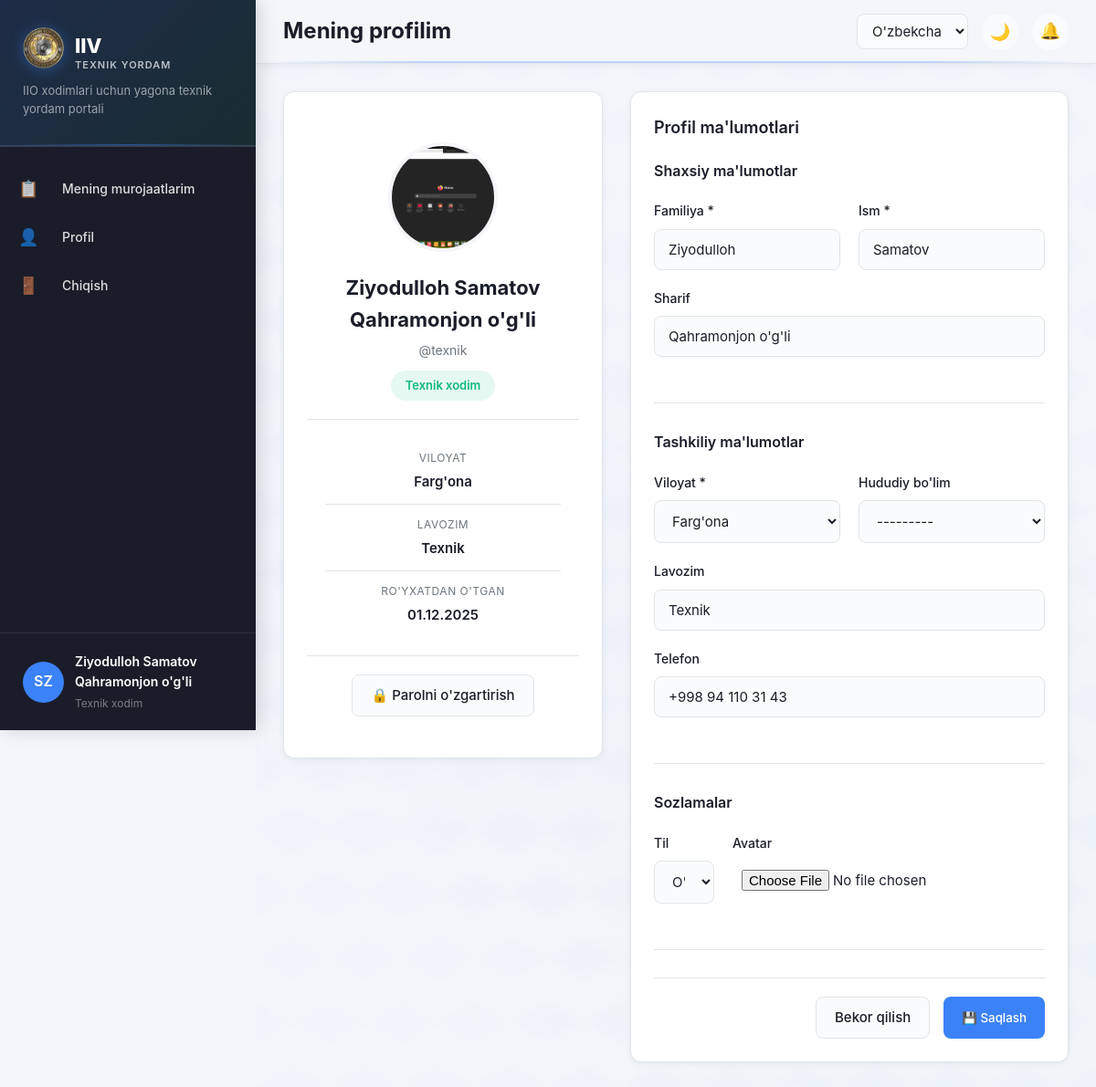
The app's page /accounts/profile/ (signed in) with its own data.
### accounts/models.py (models this page shows, shortened)
class User(AbstractUser):
    ROLE_CHOICES = [
        ('user', _('Oddiy foydalanuvchi')),
        ('technician', _('Texnik xodim')),
        ('admin', _('Admin')),
        ('superadmin', _('Bosh admin')),
    ]
    LANGUAGE_CHOICES = [
        ('uz', _("O'zbekcha (Lotin)")),
        ('uz-cy', _("Ўзбекча (Кирилл)")),
        ('ru', _('Русский')),
    ]
    last_name = models.CharField(max_length=150, verbose_name=_("Familiya"))
    first_name = models.CharField(max_length=150, verbose_name=_("Ism"))
    middle_name = models.CharField(max_length=150, blank=True, verbose_name=_("Sharif"))
    region = models.ForeignKey(
        Region,
        on_delete=models.SET_NULL,
        null=True,
        blank=True,
        verbose_name=_("Viloyat")
    )
    department = models.ForeignKey(
        Department,
        on_delete=models.SET_NULL,
        null=True,
        blank=True,
        verbose_name=_("Hududiy bo'lim")
    )
    position = models.CharField(max_length=200, blank=True, verbose_name=_("Lavozim"))
    phone = models.CharField(max_length=20, blank=True, verbose_name=_("Telefon"))
    role = models.CharField(
        max_length=20,
        choices=ROLE_CHOICES,
        default='user',
        verbose_name=_("Rol")
    )
    language = models.CharField(
        max_length=10,
        choices=LANGUAGE_CHOICES,
        default='uz',
        verbose_name=_("Til")
    )
    avatar = models.ImageField(
        upload_to='avatars/',
        blank=True,
        null=True,
        verbose_name=_("Avatar")
    )
    is_active = models.BooleanField(default=True, verbose_name=_("Aktiv"))
    created_at = models.DateTimeField(auto_now_add=True, verbose_name=_("Yaratilgan"))
    updated_at = models.DateTimeField(auto_now=True, verbose_name=_("O'zgartirilgan"))
    class Meta:
        verbose_name = _("Foydalanuvchi")
        verbose_name_plural = _("Foydalanuvchilar")
        ordering = ['-created_at']
    def get_full_name(self):
        parts = [self.last_name, self.first_name]
        if self.middle_name:
            parts.append(self.middle_name)
        return ' '.join(parts)
    def is_technician(self):
        return self.role == 'technician'
    def is_admin(self):
        return self.role in ['admin', 'superadmin']
    def is_superadmin(self):
        return self.role == 'superadmin'

class Region(models.Model):
    name = models.CharField(max_length=100, verbose_name=_("Viloyat nomi"))
    code = models.CharField(max_length=10, unique=True, verbose_name=_("Kod"))
    is_active = models.BooleanField(default=True, verbose_name=_("Faol"))
    class Meta:
        verbose_name = _("Viloyat")
        verbose_name_plural = _("Viloyatlar")
        ordering = ['name']
    def __str__(self):
        return self.name

### accounts/views.py (the view)
# urls.py: path('profile/', views.profile_view, name='profile'),
@login_required
def profile_view(request):
    if request.method == 'POST':
        form = UserProfileForm(request.POST, request.FILES, instance=request.user)
        if form.is_valid():
            form.save()
            messages.success(request, _('Profil ma\'lumotlari saqlandi.'))
            return redirect('accounts:profile')
    else:
        form = UserProfileForm(instance=request.user)
    return render(request, 'accounts/profile.html', {'form': form})

### accounts/models.py (called while the page is built)
    def __str__(self):
        return f"{self.region.name} - {self.name}"

### templates/accounts/profile.html (shortened to what this page needs)
{% extends 'base.html' %}
{% load static %}
{% load i18n %}
{% block page_title %}{% trans "Mening profilim" %}{% endblock %}
{% block content %}
<div class="profile-container">
    <div class="profile-layout">
        <div class="profile-sidebar">
            <div class="card">
                <div class="avatar-section">
                    {% if user.avatar %}
                        <img src="{{ user.avatar.url }}" alt="Avatar" class="profile-avatar">
                    {% else %}
                        <div class="profile-avatar-placeholder">
                            {{ user.first_name.0 }}{{ user.last_name.0 }}
                        </div>
                    {% endif %}
                    <h3>{{ user.get_full_name }}</h3>
                    <p class="user-username">@{{ user.username }}</p>
                    <span class="role-badge role-{{ user.role }}">
                        {{ user.get_role_display }}
                    </span>
                </div>
                <div class="profile-stats">
                    <div class="stat-item">
                        <div class="stat-label">{% trans "Viloyat" %}</div>
                        <div class="stat-value">
                            {% if user.region %}
                                {{ user.region.name }}
                            {% else %}
                                <span class="text-muted">{% trans "Belgilanmagan" %}</span>
                            {% endif %}
                        </div>
                    </div>
                    <div class="stat-item">
                        <div class="stat-label">{% trans "Lavozim" %}</div>
                        <div class="stat-value">
                            {% if user.position %}
                                {{ user.position }}
                            {% else %}
                                <span class="text-muted">{% trans "Belgilanmagan" %}</span>
                            {% endif %}
                        </div>
                    </div>
                    <div class="stat-item">
                        <div class="stat-label">{% trans "Ro'yxatdan o'tgan" %}</div>
                        <div class="stat-value">{{ user.date_joined|date:"d.m.Y" }}</div>
                    </div>
                </div>
                <div class="profile-actions">
                    <a href="{% url 'accounts:change_password' %}" class="btn btn-secondary btn-block">
                        🔒 {% trans "Parolni o'zgartirish" %}
                    </a>
                </div>
            </div>
        </div>
        <div class="profile-main">
            <div class="card">
                <h3 class="card-title">{% trans "Profil ma'lumotlari" %}</h3>
                <form method="post" enctype="multipart/form-data" class="profile-form">
                    <div class="form-section">
                        <h4 class="section-title">{% trans "Shaxsiy ma'lumotlar" %}</h4>
                        <div class="form-row">
                            <div class="form-group">
                                <label class="form-label">{% trans "Familiya" %} *</label>
                                {{ form.last_name }}
                            </div>
                            <div class="form-group">
                                <label class="form-label">{% trans "Ism" %} *</label>
                                {{ form.first_name }}
                            </div>
                        </div>
                        <div class="form-group">
                            <label class="form-label">{% trans "Sharif" %}</label>
                            {{ form.middle_name }}
                        </div>
                    </div>
                    <div class="form-section">
                        <h4 class="section-title">{% trans "Tashkiliy ma'lumotlar" %}</h4>
                        <div class="form-row">
                            <div class="form-group">
                                <label class="form-label">{% trans "Viloyat" %} *</label>
                                {{ form.region }}
                            </div>
                            <div class="form-group">
                                <label class="form-label">{% trans "Hududiy bo'lim" %}</label>
                                {{ form.department }}
                            </div>
                        </div>
                        <div class="form-group">
                            <label class="form-label">{% trans "Lavozim" %}</label>
                            {{ form.position }}
                        </div>
                        <div class="form-group">
                            <label class="form-label">{% trans "Telefon" %}</label>
                            {{ form.phone }}
                        </div>
                    </div>
                    <div class="form-section">
                        <h4 class="section-title">{% trans "Sozlamalar" %}</h4>
                        <div class="form-row">
                            <div class="form-group">
                                <label class="form-label">{% trans "Til" %}</label>
                                {{ form.language }}
                            </div>
                            <div class="form-group">
                                <label class="form-label">{% trans "Avatar" %}</label>
                                {{ form.avatar }}
                            </div>
                        </div>
                    </div>
                    <div class="form-actions">
                        <a href="{% url 'tickets:dashboard' %}" class="btn btn-secondary">
                            {% trans "Bekor qilish" %}
                        </a>
                        <button type="submit" class="btn btn-primary">
                            💾 {% trans "Saqlash" %}
                        </button>
                    </div>
                </form>
            </div>
        </div>
    </div>
</div>
{% endblock %}

### templates/base.html (shortened to what this page needs)
{% load static %}
{% load i18n %}
<!DOCTYPE html>
<html lang="{{ LANGUAGE_CODE }}">
<head>
    <link rel="stylesheet" href="{% static 'css/style.css' %}">
    <link rel="stylesheet" href="{% static 'css/components.css' %}">
</head>
<body data-theme="light">
    <aside class="sidebar">
        <div class="sidebar-header">
            <div class="logo" style="display: flex; align-items: center; gap: 12px;">
                <img src="{% static 'images/logo1.png' %}" alt="IIV Logo" style="width: 45px; height: 45px; object-fit: contain;">
                <div class="logo-text" style="display: flex; flex-direction: column; gap: 2px;">
                    <h1 style="font-size: 22px; font-weight: 800; margin: 0; color: #ffffff; line-height: 1;">IIV</h1>
                    <span style="font-size: 11px; color: rgba(255,255,255,0.7); text-transform: uppercase; letter-spacing: 1px; font-weight: 600;">Texnik Yordam</span>
                </div>
            </div>
            <p class="sidebar-tagline">{% trans "IIO xodimlari uchun yagona texnik yordam portali" %}</p>
        </div>
        <nav class="sidebar-nav">
            {% block sidebar_menu %}
            {% if user.is_authenticated %}
                {% if user.is_admin %}
                    <a href="{% url 'tickets:admin_dashboard' %}" class="nav-item">
                        <span class="icon">📊</span>
                        <span>{% trans "Dashboard" %}</span>
                    </a>
                    <!-- <a href="{% url 'tickets:admin_dashboard' %}" class="nav-item">
                        <span class="icon">📋</span>
                        <span>{% trans "Barcha murojaatlar" %}</span>
                    </a> -->
                    <a href="{% url 'tickets:users_list' %}" class="nav-item">
                        <span class="icon">👥</span>
                        <span>{% trans "Tizimlar bo'yicha masullar" %}</span>
                    </a>
                    <a href="{% url 'reports:dashboard' %}"
                           class="nav-item {% if 'reports' in request.path %}active{% endif %}">
                            <span class="icon">📈</span>
                            <span>{% trans "Hisobotlar" %}</span>
                    </a>
                {% elif user.is_technician %}
                    <a href="{% url 'tickets:technician_tickets' %}" class="nav-item">
                        <span class="icon">📋</span>
                        <span>{% trans "Mening murojaatlarim" %}</span>
                    </a>
                {% endif %}
                <a href="{% url 'accounts:profile' %}" class="nav-item">
                    <span class="icon">👤</span>
                    <span>{% trans "Profil" %}</span>
                </a>
                <a href="{% url 'accounts:logout' %}" class="nav-item">
                    <span class="icon">🚪</span>
                    <span>{% trans "Chiqish" %}</span>
                </a>
            {% endif %}
            {% endblock %}
        </nav>
        {% if user.is_authenticated %}
        <div class="sidebar-footer">
            <div class="user-info">
                {% if user.photo %}
                    <img src="{{ user.photo.url }}" alt="Avatar" class="user-avatar">
                {% else %}
                    <div class="user-avatar-placeholder">{{ user.first_name.0 }}{{ user.last_name.0 }}</div>
                {% endif %}
                <div class="user-details">
                    <div class="user-name">{{ user.get_full_name }}</div>
                    <div class="user-role">{{ user.get_role_display }}</div>
                </div>
            </div>
        </div>
        {% endif %}
    </aside>
    <main class="main-content">
        <header class="topbar">
            <div class="topbar-left">
                <h1 class="page-title">{% block page_title %}{% trans "Dashboard" %}{% endblock %}</h1>
            </div>
            <div class="topbar-right">
                <div class="language-selector">
                    <form method="post" action="{% url 'set_language' %}" id="languageForm">
                        <select name="language" onchange="this.form.submit()" class="language-select">
                            <option value="uz" {% if request.LANGUAGE_CODE == 'uz' %}selected{% endif %}>O'zbekcha</option>
                        </select>
                    </form>
                </div>
                <button class="theme-toggle" id="themeToggle" onclick="toggleTheme()">
                    <span class="theme-icon">🌙</span>
                </button>
                {% if user.is_authenticated %}
                <div class="notifications-bell" onclick="toggleNotifications()">
                    <span class="bell-icon">🔔</span>
                </div>
                {% endif %}
            </div>
        </header>
        <div class="content-wrapper">
            {% block content %}{% endblock %}
        </div>
    </main>
</body>
</html>

### static/css/components.css (style rules this page uses)
.nav-item { display: flex; align-items: center; gap: 12px; padding: 12px 20px; color: var(--text-primary); text-decoration: none; transition: var(--transition); font-size: 14px; font-weight: 500; }
.nav-item .icon { font-size: 18px; flex-shrink: 0; }

### templates/accounts/profile.html (style rules this page uses)
.profile-container { max-width: 1200px; margin: 0 auto; }
.profile-layout { display: grid; grid-template-columns: 350px 1fr; gap: 30px; }
.profile-sidebar .card { text-align: center; }
.avatar-section { padding: 30px 20px 20px; border-bottom: 1px solid var(--border-color); }
.profile-avatar { width: 120px; height: 120px; border-radius: 50%; object-fit: cover; margin-bottom: 15px; border: 4px solid var(--bg-primary); }
.avatar-section h3 { font-size: 22px; margin-bottom: 5px; }
.user-username { color: var(--text-secondary); font-size: 14px; margin-bottom: 10px; }
.role-badge { display: inline-block; padding: 6px 16px; border-radius: 20px; font-size: 13px; font-weight: 600; }
.role-technician { background: rgba(16, 185, 129, 0.1); color: #10b981; }
.profile-stats { padding: 20px; }
.stat-item { padding: 12px 0; border-bottom: 1px solid var(--border-color); }
.stat-item:last-child { border-bottom: none; }
.stat-label { font-size: 12px; color: var(--text-secondary); text-transform: uppercase; letter-spacing: 0.5px; margin-bottom: 5px; }
.stat-value { font-weight: 600; font-size: 15px; }
.profile-actions { padding: 20px; border-top: 1px solid var(--border-color); }
.profile-form { margin-top: 20px; }
.form-section { margin-bottom: 30px; padding-bottom: 30px; border-bottom: 1px solid var(--border-color); }
.section-title { font-size: 16px; font-weight: 600; margin-bottom: 20px; color: var(--text-primary); }
.form-row { display: grid; grid-template-columns: 1fr 1fr; gap: 20px; }
.form-actions { display: flex; gap: 15px; justify-content: flex-end; margin-top: 30px; padding-top: 20px; border-top: 1px solid var(--border-color); }

### records on screen
User: first_name.0 "S", last_name.0 "Z", get_full_name "Ziyodulloh Samatov Qahramonjon o'g'li", role "Texnik xodim", avatar (picture), username "texnik", region.name "Farg'ona", position "Texnik", date_joined "01.12.2025", last_name "Ziyodulloh", first_name "Samatov", middle_name "Qahramonjon o'g'li", region "Farg'ona", department "---------", phone "+998 94 110 31 43", language "O'zbekcha (Lotin)"
